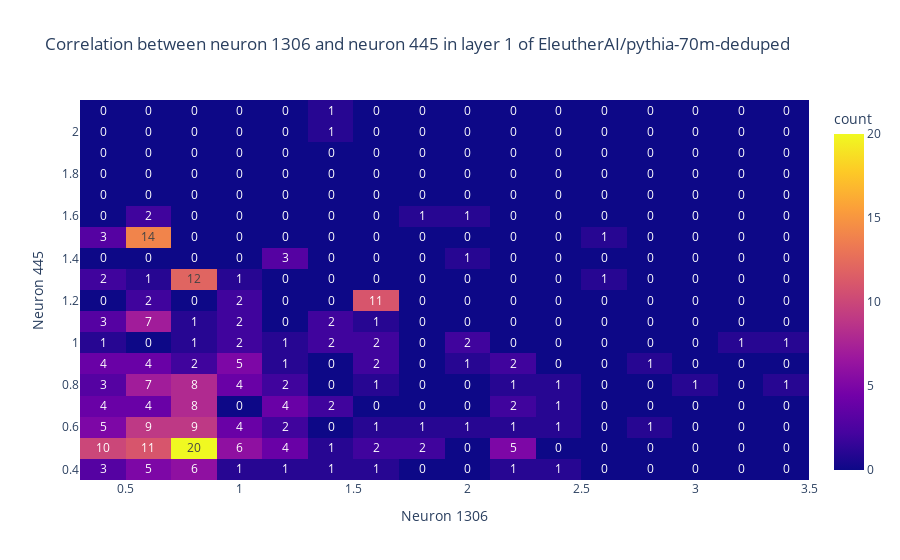

Notebook code cell kept with this figure:
### Code cell
mask4 = combined_masks_of_diff_shape(mask1, mask2)
neuron_plot(1306, 445, mask4)

### Figure 1 — Plotly figure (JSON) as saved in the notebook; plotly's stock layout.template omitted (floating-point values rounded to 4 significant figures; data arrays with more than 128 entries replaced by an {"elided": "..."} marker saying what was removed)
{"data": [{"coloraxis": "coloraxis", "hovertemplate": "Neuron 1306=%{x}<br>Neuron 445=%{y}<br>count=%{z}<extra></extra>", "name": "", "nbinsx": 30, "nbinsy": 30, "texttemplate": "%{z}", "type": "histogram2d", "x": {"elided": "281 float values"}, "xaxis": "x", "xbingroup": "x", "y": {"elided": "281 float values"}, "yaxis": "y", "ybingroup": "y"}], "layout": {"coloraxis": {"colorbar": {"title": {"text": "count"}}, "colorscale": [[0, "#0d0887"], [0.1111, "#46039f"], [0.2222, "#7201a8"], [0.3333, "#9c179e"], [0.4444, "#bd3786"], [0.5556, "#d8576b"], [0.6667, "#ed7953"], [0.7778, "#fb9f3a"], [0.8889, "#fdca26"], [1, "#f0f921"]]}, "legend": {"tracegroupgap": 0}, "title": {"text": "Correlation between neuron 1306 and neuron 445 in layer 1 of EleutherAI/pythia-70m-deduped"}, "xaxis": {"anchor": "y", "domain": [0, 1], "title": {"text": "Neuron 1306"}}, "yaxis": {"anchor": "x", "domain": [0, 1], "title": {"text": "Neuron 445"}}}}
